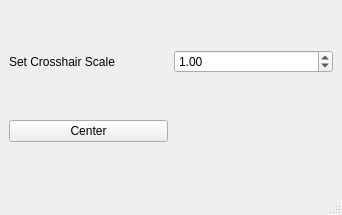
<?xml version="1.0" encoding="UTF-8"?>
<ui version="4.0">
 <class>MainWindow</class>
 <widget class="QMainWindow" name="MainWindow">
  <property name="geometry">
   <rect>
    <x>0</x>
    <y>0</y>
    <width>342</width>
    <height>215</height>
   </rect>
  </property>
  <property name="windowTitle">
   <string>MainWindow</string>
  </property>
  <widget class="QWidget" name="centralwidget">
   <layout class="QGridLayout" name="gridLayout">
    <item row="0" column="0">
     <widget class="QLabel" name="label">
      <property name="text">
       <string>Set Crosshair Scale</string>
      </property>
     </widget>
    </item>
    <item row="0" column="1">
     <widget class="QDoubleSpinBox" name="doubleSpinBox">
      <property name="minimum">
       <double>0.100000000000000</double>
      </property>
      <property name="singleStep">
       <double>0.100000000000000</double>
      </property>
      <property name="value">
       <double>1.000000000000000</double>
      </property>
     </widget>
    </item>
    <item row="1" column="0">
     <widget class="QPushButton" name="pushButton">
      <property name="text">
       <string>Center</string>
      </property>
     </widget>
    </item>
   </layout>
  </widget>
  <widget class="QMenuBar" name="menubar">
   <property name="geometry">
    <rect>
     <x>0</x>
     <y>0</y>
     <width>342</width>
     <height>22</height>
    </rect>
   </property>
  </widget>
  <widget class="QStatusBar" name="statusbar"/>
 </widget>
 <resources/>
 <connections/>
</ui>
